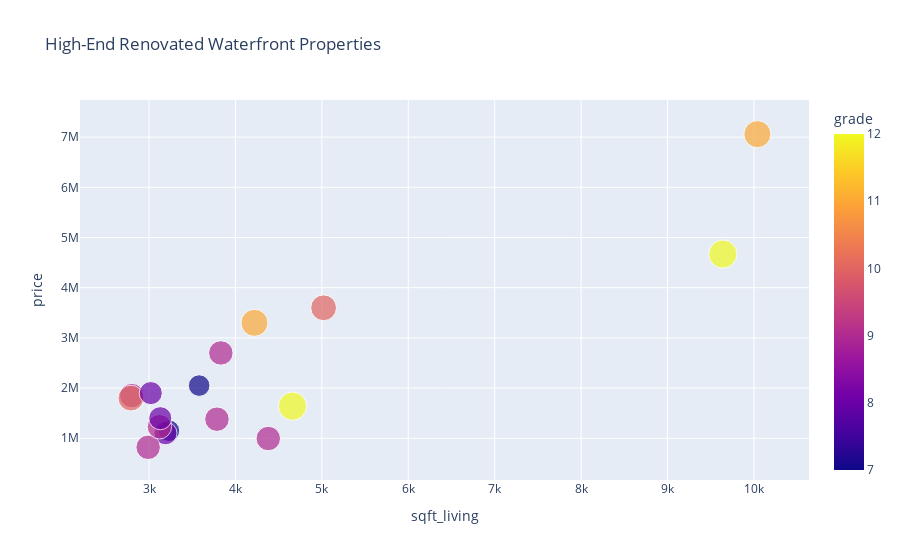

The notebook cell saved with this chart:
### Markdown cell above
#### Positive Correlation between sqft_living and price:

As expected, larger homes tend to be more expensive.
There’s a general upward trend: more space = higher cost. We also notice 2 outliners with great living space.

#### Variation in Price Across Zip Codes:

Some zip codes (like 98004, 98039, 98040) have consistently higher price clusters, even for similar square footage.
Indicates location premium — not just home size.

#### Grade Influences Value:

High Grade tends to be at the higher end of the price spectrum.
This supports that higher construction quality or design features (grade) are highly valued.

#### Year Renovated in Hover Data:

Helps confirm that recently renovated properties don't always command top prices.
You can spot renovation recency and tie it to price differences.

### Code cell
df = pd.read_csv(r'c:\Users\fr33c\OneDrive\Desktop\AIPM\ds-EDA-C-and-R\data\eda.csv')

# Then you can filter and plot:
jennifer_df = df[
    (df['waterfront'] == 1) &
    (df['yr_renovated'] > 0) &
    (df['bedrooms'] >= 3) &
    (df['sqft_living'] > 2500) &
    (df['price'] > 750_000)
]

fig = px.scatter(
    jennifer_df,
    x='sqft_living',
    y='price',
    color='grade',
    size='grade',
    hover_data=['bedrooms', 'grade', 'yr_renovated', 'zipcode'],
    title='High-End Renovated Waterfront Properties'
)

fig.show()

### Figure 1 — Plotly figure (JSON) as saved in the notebook; plotly's stock layout.template omitted (floating-point values rounded to 4 significant figures)
{"data": [{"customdata": [[3.0, 9.0, 19900.0, 98170.0], [3.0, 10.0, 20020.0, 98140.0], [5.0, 11.0, 20010.0, 98000.0], [3.0, 9.0, 20060.0, 98070.0], [3.0, 7.0, 19930.0, 98020.0], [5.0, 9.0, 20010.0, 98080.0], [4.0, 8.0, 19910.0, 98180.0], [5.0, 9.0, 19800.0, 98040.0], [5.0, 12.0, 20090.0, 98040.0], [3.0, 10.0, 19890.0, 98010.0], [6.0, 8.0, 19830.0, 98140.0], [3.0, 12.0, 19900.0, 98170.0], [3.0, 9.0, 19910.0, 98200.0], [4.0, 7.0, 19650.0, 98120.0], [3.0, 11.0, 19870.0, 98010.0], [4.0, 9.0, 19890.0, 98200.0], [3.0, 8.0, 19840.0, 98010.0]], "hovertemplate": "sqft_living=%{x}<br>price=%{y}<br>grade=%{marker.color}<br>bedrooms=%{customdata[0]}<br>yr_renovated=%{customdata[2]}<br>zipcode=%{customdata[3]}<extra></extra>", "legendgroup": "", "marker": {"color": [9, 10, 11, 9, 7, 9, 8, 9, 12, 10, 8, 12, 9, 7, 11, 9, 8], "coloraxis": "coloraxis", "size": [9, 10, 11, 9, 7, 9, 8, 9, 12, 10, 8, 12, 9, 7, 11, 9, 8], "sizemode": "area", "sizeref": 0.03, "symbol": "circle"}, "mode": "markers", "name": "", "orientation": "v", "showlegend": false, "type": "scatter", "x": [4380.0, 5020.0, 10040.0, 3786.0, 3230.0, 2800.0, 3190.0, 3831.0, 9640.0, 2790.0, 3020.0, 4660.0, 2990.0, 3580.0, 4220.0, 3120.0, 3130.0], "xaxis": "x", "y": [995000.0, 3600000.0, 7060000.0, 1380000.0, 1150000.0, 1850000.0, 1100000.0, 2700000.0, 4670000.0, 1800000.0, 1900000.0, 1640000.0, 820000.0, 2050000.0, 3300000.0, 1230000.0, 1400000.0], "yaxis": "y"}], "layout": {"coloraxis": {"colorbar": {"title": {"text": "grade"}}, "colorscale": [[0, "#0d0887"], [0.1111, "#46039f"], [0.2222, "#7201a8"], [0.3333, "#9c179e"], [0.4444, "#bd3786"], [0.5556, "#d8576b"], [0.6667, "#ed7953"], [0.7778, "#fb9f3a"], [0.8889, "#fdca26"], [1, "#f0f921"]]}, "legend": {"itemsizing": "constant", "tracegroupgap": 0}, "title": {"text": "High-End Renovated Waterfront Properties"}, "xaxis": {"anchor": "y", "domain": [0, 1], "title": {"text": "sqft_living"}}, "yaxis": {"anchor": "x", "domain": [0, 1], "title": {"text": "price"}}}}
